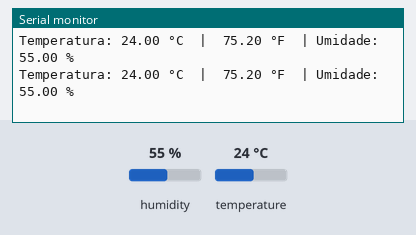
The sketch below on a simulated Arduino Uno, built with avr-gcc and run on an emulated ATmega328P. Parts: the last lines printed to the serial monitor. The test bench sets the inputs (shaded band); at power-on: humidity 55 %, temperature 24 °C.

Above: at 4.8 s.
4.9 s: humidity set to 22 %
At 7.3 s:
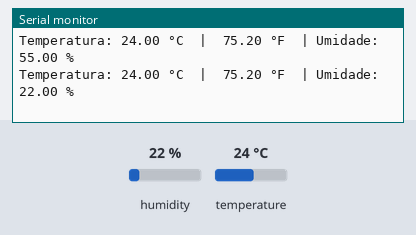
7.9 s: temperature set to 12 °C
At 8.5 s:
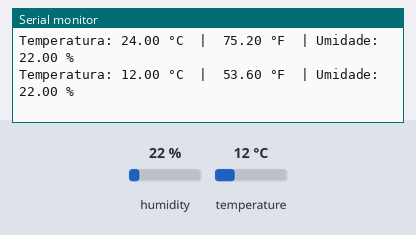
10.9 s: humidity set to 40 %
At 13.4 s:
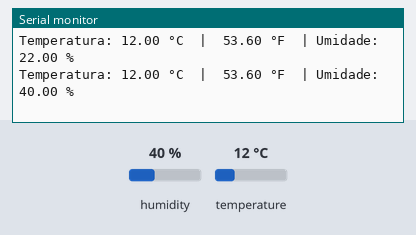
Timing chart, 0 to 14.9 s (numbered marks = the images above; inputs shaded):
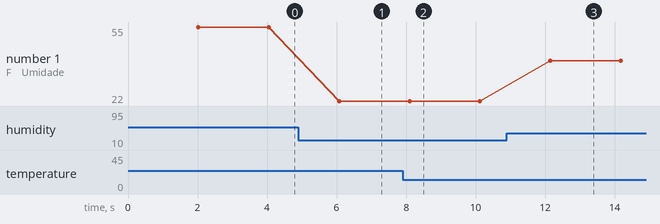

The sketch:

SensorTemp.ino
```cpp
#include "DHT.h"

// Definições
#define DHTPIN 2        // pino DATA do UC-121 conectado ao digital 2
#define DHTTYPE DHT11   // ou DHT22 se for esse tipo

DHT dht(DHTPIN, DHTTYPE);

void setup() {
  Serial.begin(9600);
  dht.begin();
}

void loop() {
  // Espera o tempo mínimo entre leituras do DHT11 (≈ 2s)
  delay(2000);

  float tempC = dht.readTemperature();     // temperatura em Celsius
  float tempF = dht.readTemperature(true); // temperatura em Fahrenheit
  float hum   = dht.readHumidity();        // umidade relativa

  // Verifica se leitura deu certo:
  if (isnan(tempC) || isnan(hum)) {
    Serial.println("Falha ao ler do sensor UC-121 / DHT11!");
    return;
  }

  // Exibe os valores
  Serial.print("Temperatura: ");
  Serial.print(tempC);
  Serial.print(" °C  |  ");
  Serial.print(tempF);
  Serial.print(" °F ");
  Serial.print(" | Umidade: ");
  Serial.print(hum);
  Serial.println(" %");

  // Pode colocar outro delay se quiser
}
```

Measured:
- after the input at 4.9 s, the serial monitor: prints a new line after 1.2 s (image 1)
- after the input at 7.9 s, the serial monitor: prints a new line after 0.20 s (image 2)
- after the input at 10.9 s, the serial monitor: prints a new line after 1.2 s (image 3)
- plotted number 1: 55 → 22 after the input at 4.9 s, 22 → 40 after the input at 10.9 s
